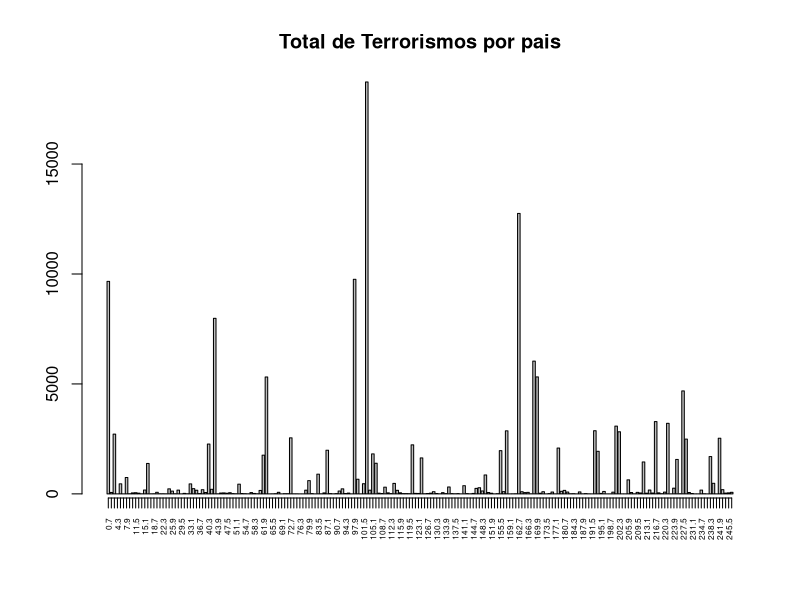

Here is the R script that generated this plot:
dadosTerrorismo = read.csv('incidents.byCountryYr.csv')

#anoEscolhido = readline(prompt="Insira o ano: ")

#dadosTerrorismoAno = subset(dadosTerrorismo,iyear==anoEscolhido & Freq!=0)
#bpDadosTerrorismoAno = barplot(dadosTerrorismoAno[["Freq"]],xaxt="none",main=paste("Terrorismo ano ",anoEscolhido))
#axis(1,at=bpDadosTerrorismoAno,labels=dadosTerrorismoAno[["country_txt"]],las=2,cex.axis=0.5)

dadosSomaTerrorismo = table(dadosTerrorismo[["country_txt"]],dadosTerrorismo[["Freq"]])

vetorSoma = c()
#dadosSomaTerrorismo[,1][] num paises
#dadosSomaTerrorismo[1,][]

for(i in 1:length(dadosSomaTerrorismo[,1][])){
    soma = 0
    for(j in 1:length(dadosSomaTerrorismo[1,][])){
        if(dadosSomaTerrorismo[i,][j]!=0){
            numeroASerSomado = as.numeric(names(dadosSomaTerrorismo[i,][j]))
            soma = soma + numeroASerSomado
        }
    }
    vetorSoma[i] = soma
}


bpSomaTerrorismo = barplot(vetorSoma,xaxt="none",main="Total de Terrorismos por pais")
axis(1,at=bpSomaTerrorismo,labels=levels(dadosTerrorismo[["country_txt"]]),las=2,cex.axis=0.5)
